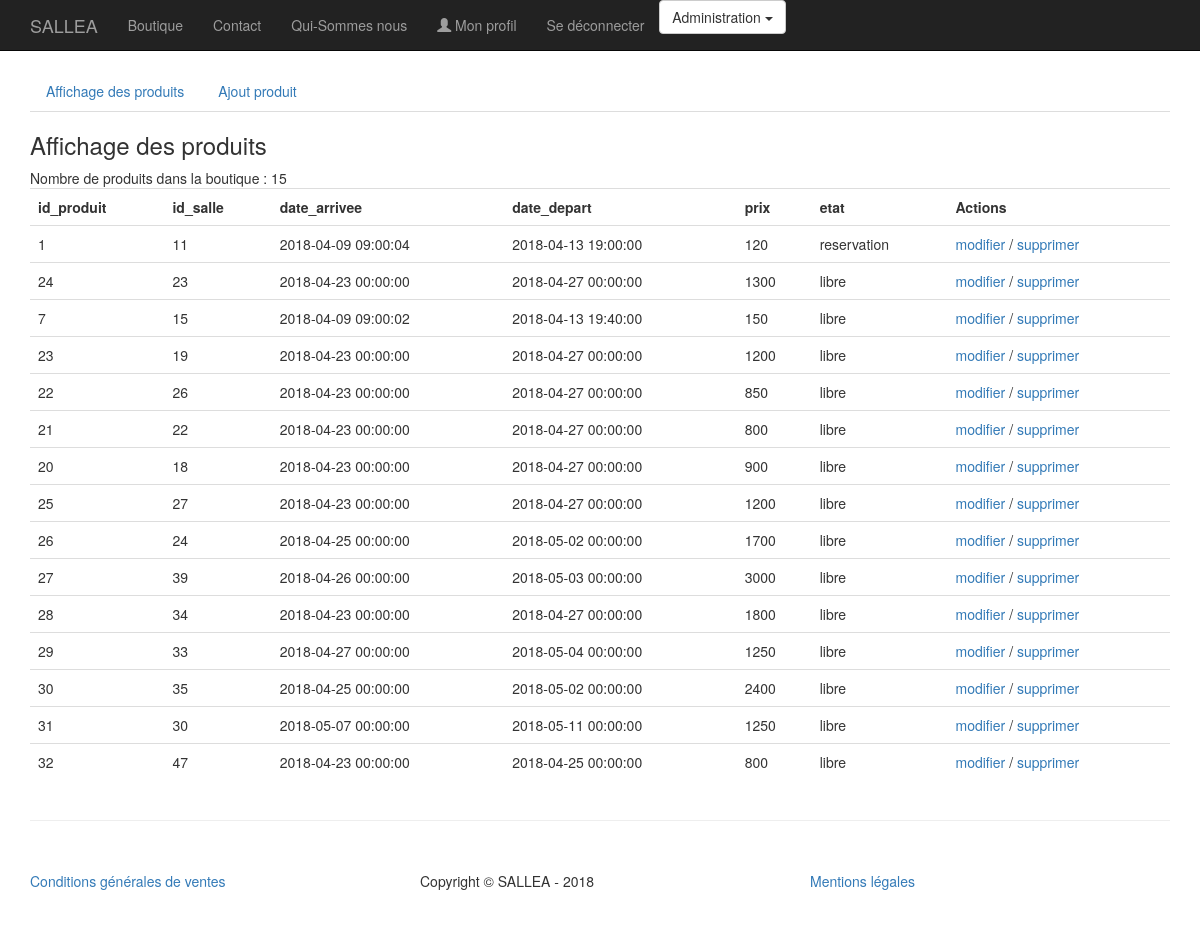
Page /admin/gestion_boutique.php?action=affichage (signed in) on the committed database.
### tables this page shows
CREATE TABLE IF NOT EXISTS `produit` (
  `id_produit` int(3) NOT NULL AUTO_INCREMENT,
  `id_salle` int(3) DEFAULT NULL,
  `date_arrivee` datetime NOT NULL,
  `date_depart` datetime NOT NULL,
  `prix` int(3) NOT NULL,
  `etat` enum('libre','reservation') NOT NULL,
  PRIMARY KEY (`id_produit`)
);

### inc/fonctions.inc.php (called while the page is built, shortened)
<?php
function executeRequete($req, $param = array()) {
	global $pdo;
	$r = $pdo->prepare($req);
	$r->execute($param);
	return $r;
}

### inc/init.inc.php (called while the page is built, shortened)
<?php
$pdo = new PDO(
		'mysql:host=localhost;dbname=sallea',
		'root',
		'',
		array(
			PDO::ATTR_ERRMODE  => PDO::ERRMODE_WARNING,
			PDO::MYSQL_ATTR_INIT_COMMAND => 'SET NAMES utf8'
		)
	);
$contenu = '';
require_once('fonctions.inc.php');

### admin/gestion_boutique.php (the view, shortened to what this page needs)
<?php
require_once('../inc/init.inc.php');
if (isset($_GET['action']) && $_GET['action'] == 'affichage') {
	$resultat = executeRequete("SELECT * FROM produit");
	$contenu .= '<h3>Affichage des produits</h3>';
	$contenu .= 'Nombre de produits dans la boutique : ' . $resultat->rowCount();
	$contenu .= '<table class="table">';
		$contenu .= '<tr>';
			for($i = 0; $i < $resultat->columnCount(); $i++) {
				$colonne = $resultat->getColumnMeta($i);
				$contenu .= '<th>' . $colonne['name'] . '</th>';
			}
			$contenu .= '<th>Actions</th>';
		$contenu .= '</tr>';
		while($ligne = $resultat->fetch(PDO::FETCH_ASSOC)) {
			$contenu .= '<tr>';
				foreach($ligne as $indice => $info) {
					if ($indice == 'photo') {
						$contenu .= '<td><img src="../'. $info .'" width="90" height="90" ></td>';
					} else {
						$contenu .= '<td>'. $info .'</td>';
					}
				}
$contenu .= '<td>
				<a href="?action=modification&id_produit='. $ligne['id_produit'] .'">modifier </a>
				/
				<a href="?action=suppression&id_produit='. $ligne['id_produit'] .'" onclick="return(confirm(\'Etes-vous certain de vouloir supprimer ce produit ? \'))" >supprimer</a>
			 </td>';
			$contenu .= '</tr>';
		}
	$contenu .= '</table>';
}
require_once('../inc/haut.inc.php');
echo '<ul class="nav nav-tabs">
		<li><a href="?action=affichage">Affichage des produits</a></li>
		<li><a href="?action=ajout">Ajout produit</a></li>
	  </ul>';
echo $contenu;
?>
<?php
require_once('../inc/bas.inc.php');

### inc/css/shop-homepage.css (style rules this page uses)
body { padding-top: 70px; }

### inc/css/portfolio-item.css (style rules this page uses)
body { padding-top: 70px; }

### rows in the picture
produit: id_produit "1", id_salle "11", date_arrivee "2018-04-09 09:00:04", date_depart "2018-04-13 19:00:00", prix "120", etat "reservation"
produit: id_produit "24", id_salle "23", date_arrivee "2018-04-23 00:00:00", date_depart "2018-04-27 00:00:00", prix "1300", etat "libre"
produit: id_produit "7", id_salle "15", date_arrivee "2018-04-09 09:00:02", date_depart "2018-04-13 19:40:00", prix "150", etat "libre"
produit: id_produit "23", id_salle "19", date_arrivee "2018-04-23 00:00:00", date_depart "2018-04-27 00:00:00", prix "1200", etat "libre"
produit: id_produit "22", id_salle "26", date_arrivee "2018-04-23 00:00:00", date_depart "2018-04-27 00:00:00", prix "850", etat "libre"
produit: id_produit "21", id_salle "22", date_arrivee "2018-04-23 00:00:00", date_depart "2018-04-27 00:00:00", prix "800", etat "libre"
produit: id_produit "20", id_salle "18", date_arrivee "2018-04-23 00:00:00", date_depart "2018-04-27 00:00:00", prix "900", etat "libre"
produit: id_produit "25", id_salle "27", date_arrivee "2018-04-23 00:00:00", date_depart "2018-04-27 00:00:00", prix "1200", etat "libre"
produit: id_produit "26", id_salle "24", date_arrivee "2018-04-25 00:00:00", date_depart "2018-05-02 00:00:00", prix "1700", etat "libre"
produit: id_produit "27", id_salle "39", date_arrivee "2018-04-26 00:00:00", date_depart "2018-05-03 00:00:00", prix "3000", etat "libre"
produit: id_produit "28", id_salle "34", date_arrivee "2018-04-23 00:00:00", date_depart "2018-04-27 00:00:00", prix "1800", etat "libre"
produit: id_produit "29", id_salle "33", date_arrivee "2018-04-27 00:00:00", date_depart "2018-05-04 00:00:00", prix "1250", etat "libre"
produit: id_produit "30", id_salle "35", date_arrivee "2018-04-25 00:00:00", date_depart "2018-05-02 00:00:00", prix "2400", etat "libre"
produit: id_produit "31", id_salle "30", date_arrivee "2018-05-07 00:00:00", date_depart "2018-05-11 00:00:00", prix "1250", etat "libre"
produit: id_produit "32", id_salle "47", date_arrivee "2018-04-23 00:00:00", date_depart "2018-04-25 00:00:00", prix "800", etat "libre"

### other values in the picture
$colonne['name'] "id_produit"
$colonne['name'] "id_salle"
$colonne['name'] "date_arrivee"
$colonne['name'] "date_depart"
$colonne['name'] "prix"
$colonne['name'] "etat"
